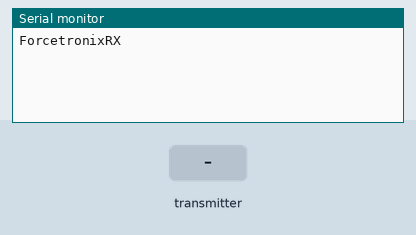
Recording of a sketch running on a simulated Arduino Uno, built with avr-gcc and run on an emulated ATmega328P. Shown: the last lines printed to the serial monitor. The inputs (shaded band) are chosen by the test bench. No radio packets arrive unless stated.

Above: at 1.2 s.
1.3 s: the transmitter starts sending gotByte = 0
At 1.56 s:
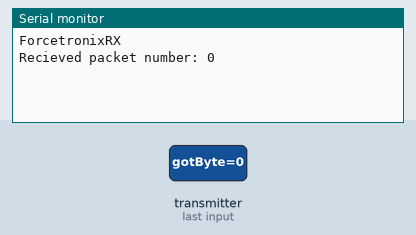
3.3 s: the transmitter starts sending gotByte = 64
At 4.5 s:
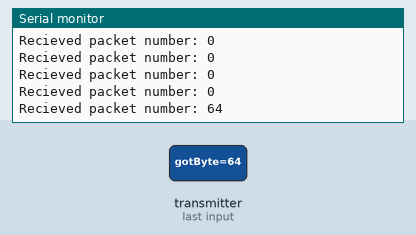

The sketch:

forcetronicRX.ino
```cpp
//This sketch is from a tutorial video for getting started with the nRF24L01 tranciever module on the ForceTronics YouTube Channel
//the code was leverage from Ping pair example at http://tmrh20.github.io/RF24/pingpair_ack_8ino-example.html
//This sketch is free to the public to use and modify at your own risk
//http://forcetronic.blogspot.it/2015/02/getting-started-with-nrf24l01.html

#include <SPI.h> //Call SPI library so you can communicate with the nRF24L01+
#include <nRF24L01.h> //nRF2401 libarary found at https://github.com/tmrh20/RF24/
#include <RF24.h> //nRF2401 libarary found at https://github.com/tmrh20/RF24/
#include "printf.h" //This is used to print the details of the nRF24 board. if you don't want to use it just comment out "printf_begin()"

const int pinCE = 9; //This pin is used to set the nRF24 to standby (0) or active mode (1)
const int pinCSN = 10; //This pin is used to tell the nRF24 whether the SPI communication is a command or message to send out
byte gotByte = 0; //used to store payload from transmit module
bool done = false;
RF24 wirelessSPI(pinCE, pinCSN); // Declare object from nRF24 library (Create your wireless SPI)
const uint64_t pAddress = 0xB00B1E5000LL;  //Create a pipe addresses for the 2 nodes to communicate over, the "LL" is for LongLong type

void setup()
{
  Serial.begin(57600);  //start serial to communicate process
  Serial.println("ForcetronixRX");
  printf_begin();  //This is only used to print details of nRF24 module, needs Printf.h file. It is optional and can be deleted
  wirelessSPI.begin();  //Start the nRF24 module
  wirelessSPI.setAutoAck(1);                    // Ensure autoACK is enabled, this means rec send acknowledge packet to tell xmit that it got the packet with no problems
  wirelessSPI.enableAckPayload();               // Allow optional payload or message on ack packet
  wirelessSPI.setRetries(5, 15);                // Defines packet retry behavior: first arg is delay between retries at 250us x 5 and max no. of retries
  wirelessSPI.openReadingPipe(1, pAddress);     //open pipe o for recieving meassages with pipe address
  wirelessSPI.startListening();                 // Start listening for messages
  wirelessSPI.printDetails();                   //print details of nRF24 module to serial, must have printf for it to print to serial
}

void loop()
{
  if (gotByte >= 9 & !done) { //once we get 10 packets send ack packet with payload telling the transmit module we are done
    char cArray[5] = "done"; //create char array to store "done," note that the fifth char is for the null character
    wirelessSPI.writeAckPayload(1, cArray, sizeof(cArray));  //send ack payload. First argument is pipe number, then pointer to variable, then variable size
  }
  //loop until all of the payload data is recieved, for this example loop should only run once
  while (wirelessSPI.available() & !done) {
    wirelessSPI.read( &gotByte, 1 ); //read one byte of data and store it in gotByte variable
    Serial.print("Recieved packet number: "); //payload counts packet number
    Serial.println(gotByte); //print payload / packet number
  }

  if (gotByte > 9) done = true; //we are finished so set "done" to true

  delay(200);
}
```

Measured:
- after the input at 1.3 s, the serial monitor: prints a new line after 0.11 s (image 1)
- after the input at 3.3 s, the serial monitor: prints a new line after 0.12 s (image 2)
